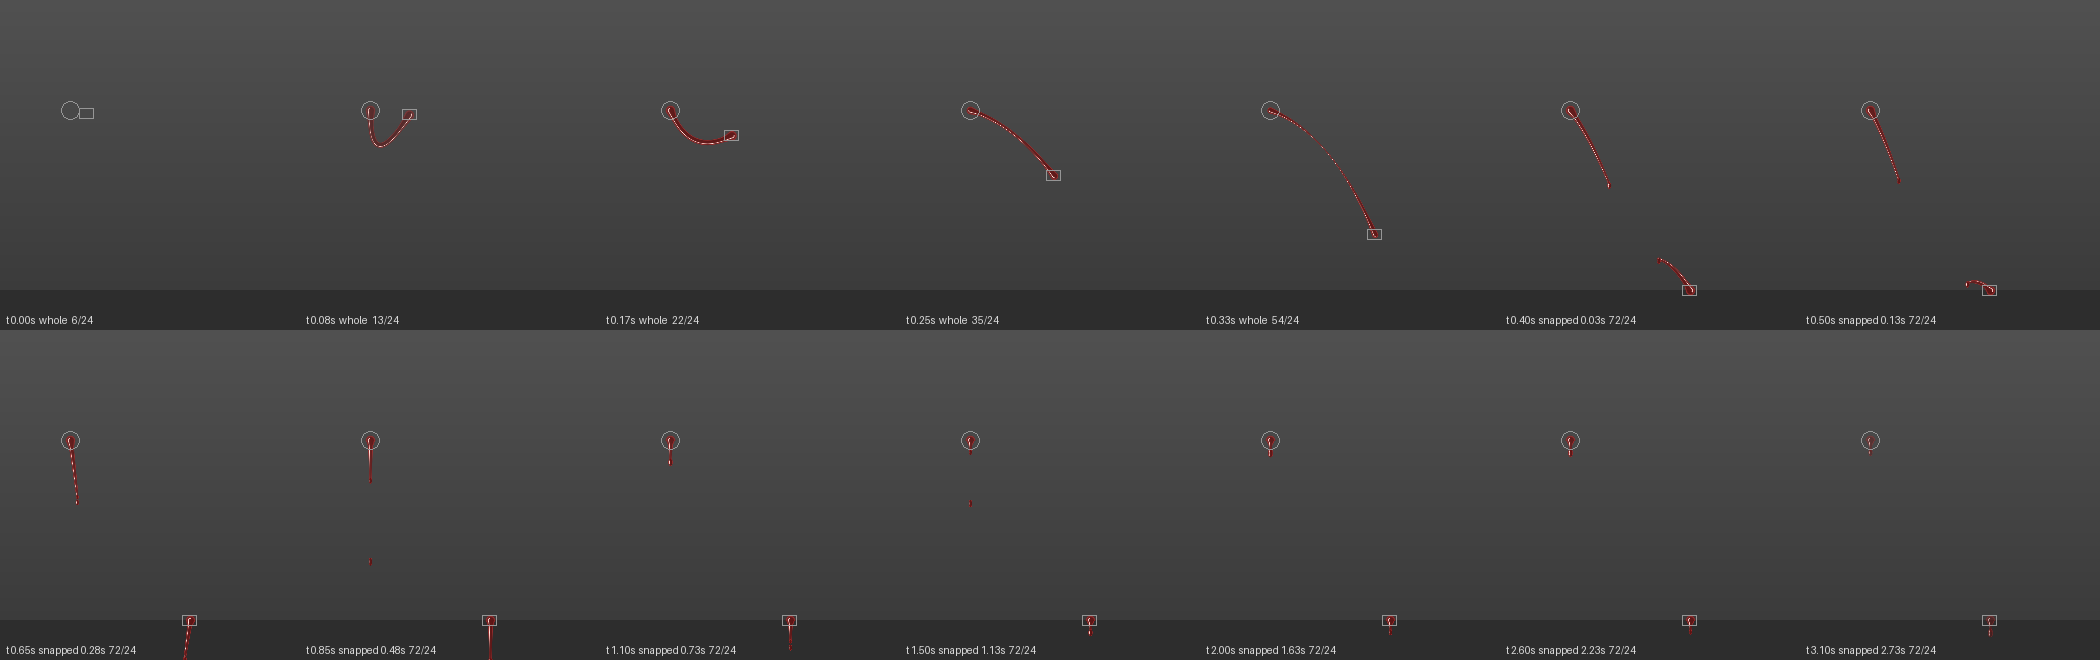

The Python source for this figure:
"""Offline check of the goo strings (the d3d8 layer's strings.hpp, strings=1).

Mirrors the layer's maths: U2Strings::Spring (the sag under gravity from the slack, the middle on
a damped spring after it), Whole (the curve, the stretch thinning with a neck, the blobs at the
ends, the thin middle letting light through), Halves (after the snap: each half whips back, falls
to hang, shortens to a stub, a bead swells at its tip and drops fall) and the pixel shader (a wet
cylinder by the across coordinate: body, specular stripe, rim, translucency), and ModGore's
snap rule (past rest x limit, or old). The stump end stays put; the severed piece is thrown off
it and lands on a floor, the string pulling on it (GooPull) as ModGore does, seen from the side.

    py tools/strings_sim.py [out.png] [thickness sag stretch life]

writes tools/strings_sim.png by default: a strip of frames over time (the time under each).
Keep it in step with strings.hpp and ModGore.SendGoo when either changes.
"""
import math
import os
import sys

import numpy as np
from PIL import Image, ImageDraw

HERE = os.path.dirname(os.path.abspath(__file__))

PARAMS = [1.0, 1.0, 1.0, 1.0]        # stringparams= thickness sag stretch life
FX = [0.55, 1.0, 0.9, 0.5]           # stringfx= light gloss opacity rim
SEGS, BEAD_SEGS, GRAVITY = 16, 6, 950.0
RED = (0.46, 0.03, 0.03)

# the scene (world units): ModGore's defaults for one string from a stump to a thrown piece
REST, LIMIT, LIFE, THICK, PULL, DANGLE = 24.0, 2.4, 9.0, 0.9 * 1.1, 8.0, 3.2
THROW = np.array([90.0, 0.0, 60.0])
FLOOR = -60.0
TIMES = [0.0, 0.08, 0.16, 0.24, 0.32, 0.4, 0.5, 0.65, 0.85, 1.1, 1.5, 2.0, 2.6, 3.1]

SCALE, W, H = 3.0, 300, 330           # pixels per unit, one frame
ORIGIN = (70, 110)                    # where the stump end is drawn


def smooth(a, b, x):
    t = min(max((x - a) / (b - a), 0.0), 1.0)
    return t * t * (3 - 2 * t)


class Goo:
    """One string as the layer keeps it (U2Strings::Str)."""

    def __init__(self, a, b, rest, thick):
        self.a, self.b, self.rest, self.thick = a, b, rest, thick
        self.init = self.snapped = False
        self.m = self.v = self.t = None
        self.half = [0.0, 0.0]
        self.dir = [None, None]

    def spring(self, dt):
        d = self.b - self.a
        chord = float(np.linalg.norm(d))
        u = d / chord if chord > 0.01 else np.array([1.0, 0, 0])
        mid = (self.a + self.b) * 0.5
        strand = self.rest * 1.08
        slack = max(strand - chord, 0.0)
        sag = math.sqrt(3 * chord * slack / 8 + slack * slack / 4)
        sag = min(sag, strand * 0.5)
        sag = max(sag, 0.03 * chord)
        sag *= PARAMS[1]
        g = np.array([u[2] * u[0], u[2] * u[1], -1 + u[2] * u[2]])
        tgt = mid + g * sag
        if not self.init:
            self.init = True
            self.m, self.v, self.t = tgt.copy(), np.zeros(3), tgt.copy()
            return chord, mid
        k, damp = 190.0, 5.0
        steps = int(math.ceil(dt / 0.0125)) if dt > 0.0125 else 1
        h = dt / steps
        tv = (tgt - self.t) / dt if dt > 1e-4 else np.zeros(3)
        for i in range(steps):
            f = (i + 1) / steps
            tc = self.t + (tgt - self.t) * f
            self.v = self.v + (k * (tc - self.m) - damp * (self.v - tv)) * h
            self.m = self.m + self.v * h
        self.t = tgt
        off = self.m - tgt
        lim, lo = chord * 0.5 + 4, float(np.linalg.norm(off))
        if lo > lim:
            self.m = tgt + off * lim / lo
            self.v = self.v * 0.5
        return chord, mid

    def whole(self, chord, mid, age):
        stretch = chord / self.rest
        r0 = self.thick * PARAMS[0] * (1 / math.sqrt(stretch) if stretch > 1 else 1.0)
        neck = min(max((stretch - 1) * 0.5 * PARAMS[2], 0.0), 0.8)
        bow = self.m - mid
        fade = min(max(age * 8, 0.0), 1.0)
        pts, rad, thin, alpha = [], [], [], []
        for i in range(SEGS + 1):
            t = i / SEGS
            w, sn = 4 * t * (1 - t), math.sin(math.pi * t)
            pts.append(self.a + (self.b - self.a) * t + bow * w)
            blob = 1 + 0.8 * math.exp(-(t / 0.06) ** 2) + 0.8 * math.exp(-((1 - t) / 0.06) ** 2)
            rad.append(r0 * (1 - neck * sn * sn) * blob)
            thin.append(min(max(0.15 + neck * sn * sn / 0.8, 0.0), 1.0))
            alpha.append(fade)
        return [(pts, rad, thin, alpha)]

    def halves(self, chord, s):
        r0 = self.thick * PARAMS[0]
        if not self.snapped:
            self.snapped = True
            hl = min(max(chord * 0.5, 2.0), self.rest * 0.9)
            for h, e in enumerate((self.a, self.b)):
                d = self.m - e
                l = float(np.linalg.norm(d))
                self.dir[h] = d / l if l > 0.01 else np.array([0, 0, -1.0])
                self.half[h] = hl
        life = max(PARAMS[3], 0.1)
        fade = 1 - smooth(2.5 * life, 3.0 * life, s)
        if fade <= 0:
            return []
        stub = 2 + 1.5 * r0
        bend = smooth(0, 0.4 * life, s)
        down = np.array([0, 0, -1.0])
        out = []
        for h, e in enumerate((self.a, self.b)):
            dr = self.dir[h]
            ln = stub + max(self.half[h] - stub, 0.0) * (1 - smooth(0, life, s))
            sw = np.array([-dr[1], dr[0], 0.0])
            swl = float(np.linalg.norm(sw))
            sw = sw / swl if swl > 1e-3 else np.array([1.0, 0, 0])
            swing = math.sin(s * 11 + h * 2.0) * math.exp(-s * 2.5) * 0.3
            pts, rad, thin, alpha = [], [], [], []
            for i in range(SEGS + 1):
                t = i / SEGS
                pts.append(e + ln * (dr * t * (1 - bend) + down * (bend * t + (1 - bend) * 0.35 * t * t) + sw * swing * t * t))
                rad.append(r0 * (1 - 0.55 * t) * (1 + 0.8 * math.exp(-(t / 0.08) ** 2)))
                thin.append(0.2 + 0.4 * t)
                alpha.append(fade)
            out.append((pts, rad, thin, alpha))
            tip = pts[-1]
            rb = r0 * 0.9
            start, period = 0.25 * life, 0.7 * life
            grow = 0.5
            if s > start:
                ph = (s - start) / period + h * 0.37
                f = ph - math.floor(ph)
                grow = f
                tf = f * period
                fall = 0.5 * GRAVITY * tf * tf
                if fall < 300:
                    rd = rb * 0.75
                    c = tip + np.array([0, 0, -rb - fall - rd])
                    out.append(drop(c, rd, 1.0 + min(max(GRAVITY * tf * 0.004, 0.0), 1.5), fade))
            rt = rb * (0.55 + 0.6 * grow)
            out.append(drop(tip + np.array([0, 0, -rt * 0.7]), rt, 1.15, fade))
        return out


def drop(c, r, stretch, alpha):
    pts, rad = [], []
    for k in range(BEAD_SEGS + 1):
        s = -1 + 2.0 * k / BEAD_SEGS
        pts.append(c + np.array([0, 0, -1.0]) * r * stretch * s)
        rad.append(r * math.sqrt(max(1 - s * s, 0.0)))
    return (pts, rad, [0.1] * (BEAD_SEGS + 1), [alpha] * (BEAD_SEGS + 1))


def shade(u, thin, alpha, col):
    """The pixel shader, per pixel (numpy arrays)."""
    u = np.clip(u, -1, 1)
    a = np.abs(u)
    n = np.sqrt(np.clip(1 - u * u, 0, 1))
    edge = np.clip((1 - a) * 5, 0, 1)
    lt = FX[0]
    col = np.array(col)[None, None, :]
    body = col * lt * (0.35 + 0.65 * n)[..., None] + col * lt * 0.8 * (thin * n)[..., None]
    spec = np.clip(1 - np.abs(u + 0.4) * 3, 0, 1) ** 4 * FX[1] * (0.4 + lt)
    rim = np.clip((a - 0.55) * 3, 0, 1) * edge * FX[3] * (0.3 + lt)
    rgb = body + spec[..., None] * np.array([1, 0.92, 0.88]) + rim[..., None] * (col * 2 + 0.15)
    al = FX[2] * (1 - 0.45 * thin) * edge * alpha
    al = np.clip(al + spec * 0.5 * edge * alpha, 0, 1)
    return rgb, al


def to_px(p):
    return ORIGIN[0] + p[0] * SCALE, ORIGIN[1] - p[2] * SCALE


def render(img, strips):
    """Draws ribbons seen from the side (the camera looks along +Y, so a ribbon is as wide as its
    radius across its own tangent): u by the distance from the centre line, as the strip's across
    coordinate, interpolated along each segment."""
    yy, xx = np.mgrid[0:H, 0:W].astype(np.float32)
    for pts, rad, thin, alpha in strips:
        P = [to_px(p) for p in pts]
        best_u = np.full((H, W), 9.0, np.float32)
        best_th = np.zeros((H, W), np.float32)
        best_al = np.zeros((H, W), np.float32)
        for i in range(len(P) - 1):
            (x0, y0), (x1, y1) = P[i], P[i + 1]
            dx, dy = x1 - x0, y1 - y0
            ll = dx * dx + dy * dy
            if ll < 1e-6:
                continue
            t = np.clip(((xx - x0) * dx + (yy - y0) * dy) / ll, 0, 1)
            px, py = x0 + dx * t, y0 + dy * t
            # signed distance across (left negative)
            cr = ((xx - x0) * dy - (yy - y0) * dx) / math.sqrt(ll)
            dist = np.hypot(xx - px, yy - py) * np.sign(cr + 1e-9)
            r = (rad[i] + (rad[i + 1] - rad[i]) * t) * SCALE
            u = np.where(r > 1e-3, dist / np.maximum(r, 1e-3), 9.0)
            take = np.abs(u) < np.abs(best_u)
            best_u = np.where(take, u, best_u)
            best_th = np.where(take, thin[i] + (thin[i + 1] - thin[i]) * t, best_th)
            best_al = np.where(take, alpha[i] + (alpha[i + 1] - alpha[i]) * t, best_al)
        inside = np.abs(best_u) < 1
        rgb, al = shade(best_u, best_th, best_al, RED)
        al = np.where(inside, al, 0)[..., None]
        img[:] = img * (1 - al) + rgb * al


def frame(t, goo, pieces, label):
    img = np.zeros((H, W, 3), np.float32)
    img[:] = np.linspace(0.20, 0.12, H)[:, None, None]          # a wall
    fy = int(ORIGIN[1] - FLOOR * SCALE)
    img[fy:, :] = 0.09                                          # the floor
    strips = []
    for g, chord, mid, age, snap in goo:
        if snap is None:
            strips += g.whole(chord, mid, age)
        else:
            strips += g.halves(chord, snap)
    render(img, strips)
    im = Image.fromarray((np.clip(img, 0, 1) ** (1 / 1.4) * 255).astype(np.uint8))
    d = ImageDraw.Draw(im)
    a, b = pieces
    ax, ay = to_px(a)
    bx, by = to_px(b)
    d.ellipse([ax - 9, ay - 9, ax + 9, ay + 9], outline=(150, 150, 150))   # the stump
    d.rectangle([bx - 7, by - 5, bx + 7, by + 5], outline=(150, 150, 150))  # the piece
    d.text((6, H - 16), label, fill=(220, 220, 220))
    return im


def main():
    out = sys.argv[1] if len(sys.argv) > 1 else os.path.join(HERE, "strings_sim.png")
    for i, v in enumerate(sys.argv[2:6]):
        PARAMS[i] = float(v)
    dt = 1 / 60.0
    a = np.array([0.0, 0, 0])
    b = np.array([4.0, 0, -2])
    vel = THROW.copy()
    g = Goo(a, b, max(float(np.linalg.norm(b - a)), REST), THICK)
    snap_at = None
    frames, t, k = [], 0.0, 0
    while k < len(TIMES):
        # the piece (ModGib: a parabola, it stops on the floor) and ModGore.SendGoo's pull and snap
        d = float(np.linalg.norm(b - a))
        if snap_at is None:
            if d > g.rest * LIMIT or t > LIFE:
                snap_at = t
            elif d > g.rest and b[2] > FLOOR:
                vel = vel + (a - b) / d * PULL * (d - g.rest) * dt
        if b[2] > FLOOR:
            vel = vel + np.array([0, 0, -GRAVITY]) * dt
            b = b + vel * dt
            if b[2] <= FLOOR:
                b[2] = FLOOR
                vel[:] = 0
        g.a, g.b = a, b
        chord, mid = g.spring(dt)
        if t + 1e-6 >= TIMES[k]:
            snap = None if snap_at is None else t - snap_at
            state = "whole" if snap is None else "snapped %.2fs" % snap
            label = "t %.2fs  %s  %.0f/%.0f" % (t, state, chord, g.rest)
            frames.append(frame(t, [(g, chord, mid, t, snap)], (a, b), label))
            k += 1
        t += dt
    cols = 7
    rows = (len(frames) + cols - 1) // cols
    sheet = Image.new("RGB", (cols * W, rows * H), (0, 0, 0))
    for i, f in enumerate(frames):
        sheet.paste(f, ((i % cols) * W, (i // cols) * H))
    sheet.save(out)
    print("wrote", out, "(snapped at %.2f s)" % snap_at if snap_at is not None else "")


if __name__ == "__main__":
    main()
